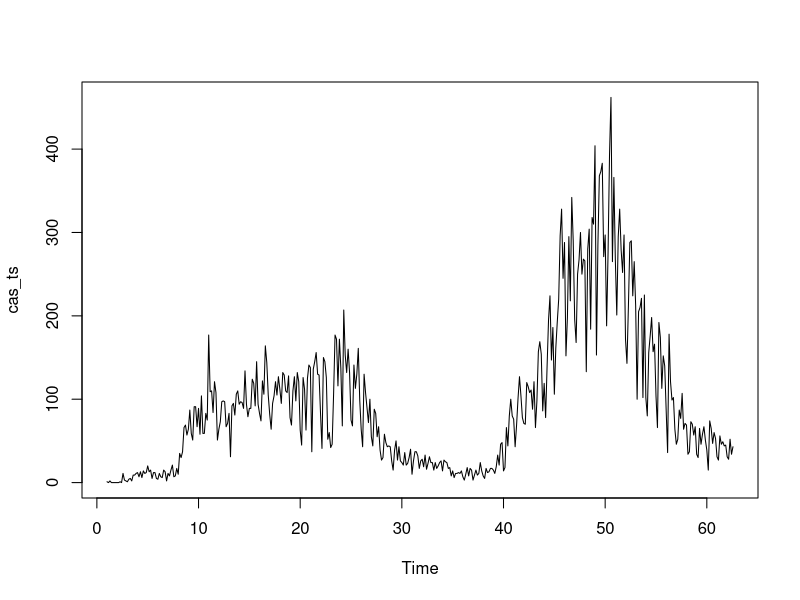
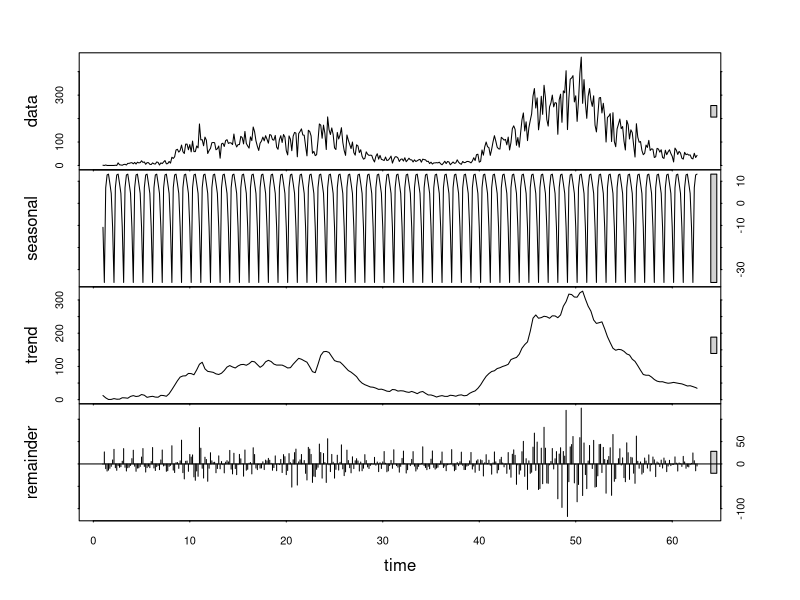
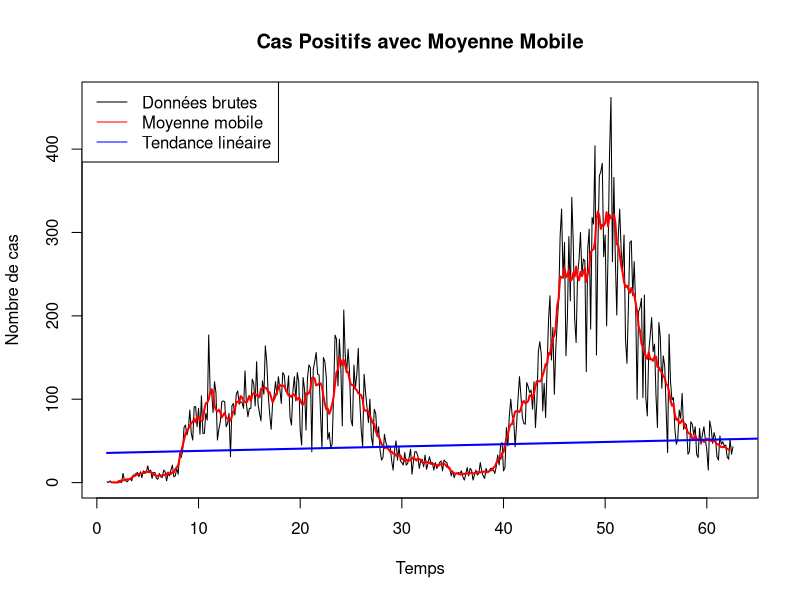
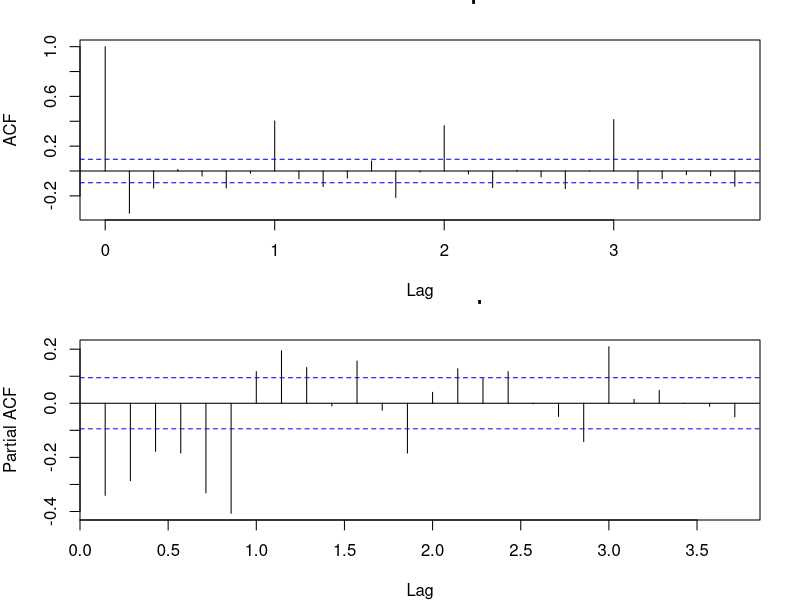
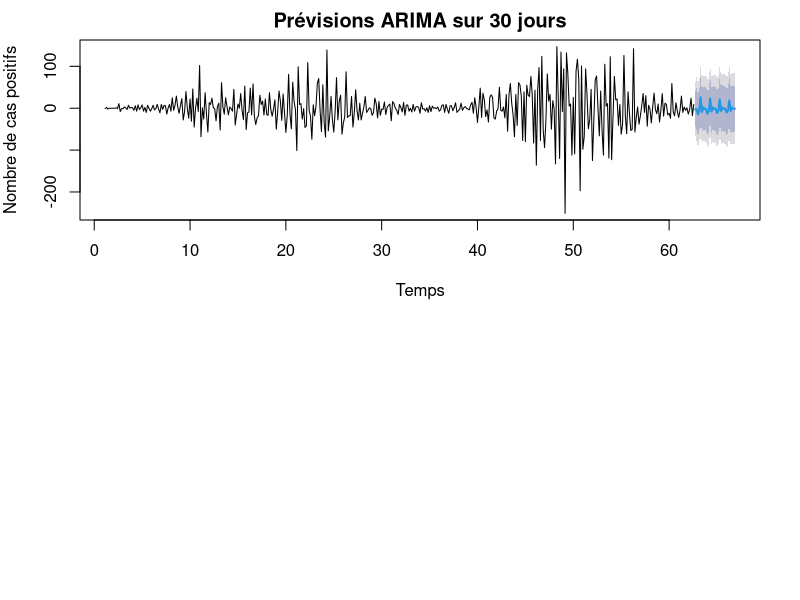
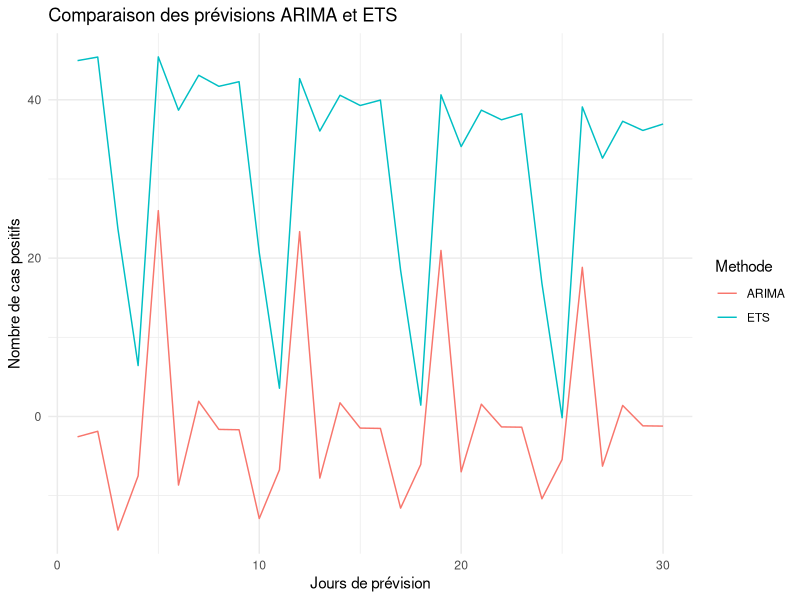

Write the R code that produced these figures, in order.
## ---- chunk 1
#| warning: false
#| message: false

# Import des packages nécessaires
library(forecast)
library(ggplot2)
library(tseries)
library(tidyr)

# Import des données
data <- read.csv("base_covid19.csv", header=TRUE, sep=";")

# Création de la série temporelle
cas_ts <- ts(data$CasPositif, frequency=7)

# Visualisation de la serie

plot(cas_ts)
## ---- chunk 2
#| fig.width: 10
#| fig.height: 6

# Décomposition STL
decomposition <- stl(cas_ts, s.window="periodic")
plot(decomposition)
## ---- chunk 3
#| fig.width: 10
#| fig.height: 6

# Calcul de la moyenne mobile
mm_7 <- ma(cas_ts, order=7)

# Visualisation avec moyenne mobile
plot(cas_ts, main="Cas Positifs avec Moyenne Mobile", 
     ylab="Nombre de cas", xlab="Temps")
lines(mm_7, col="red", lwd=2)

# Ajout de la tendance linéaire
temps <- 1:length(cas_ts)
modele_lineaire <- lm(as.vector(cas_ts) ~ temps)
lines(temps, predict(modele_lineaire), col="blue", lwd=2)
legend("topleft", legend=c("Données brutes", "Moyenne mobile", "Tendance linéaire"), 
       col=c("black", "red", "blue"), lty=1)
## ---- chunk 4
summary(modele_lineaire)
## ---- chunk 5
# Test sur série originale
adf_test <- adf.test(cas_ts)
print("Test ADF sur série originale :")
print(adf_test)

# Test sur série différenciée
cas_diff <- diff(cas_ts)
adf_test_diff <- adf.test(cas_diff)
print("Test ADF sur série différenciée :")
print(adf_test_diff)
## ---- chunk 6
#| fig.width: 10
#| fig.height: 8

par(mfrow=c(2,1))
par(mar=c(4,4,2,2))
acf(cas_diff, main="ACF des différences premières")
pacf(cas_diff, main="PACF des différences premières")
## ---- chunk 7
modele_auto <- auto.arima(cas_diff, seasonal=TRUE)
summary(modele_auto)
## ---- chunk 8
#| fig.width: 10
#| fig.height: 6

# Prévisions ARIMA
prev_arima <- forecast(modele_auto, h=30)
plot(prev_arima, main="Prévisions ARIMA sur 30 jours",
     xlab="Temps", ylab="Nombre de cas positifs")
## ---- chunk 9




## ---- chunk 10
#| fig.width: 10
#| fig.height: 6

# Modèle ETS
modele_ets <- ets(cas_ts)
prev_ets <- forecast(modele_ets, h=30)

# Préparation des données pour la comparaison
df_comparaison <- data.frame(
    Date = 1:30,
    ARIMA = as.numeric(prev_arima$mean),
    ETS = as.numeric(prev_ets$mean)
)

df_long <- pivot_longer(df_comparaison, 
                       cols = c("ARIMA", "ETS"),
                       names_to = "Methode", 
                       values_to = "Prevision")

# Visualisation comparative
ggplot(df_long, aes(x = Date, y = Prevision, color = Methode)) +
    geom_line() +
    labs(title = "Comparaison des prévisions ARIMA et ETS",
         x = "Jours de prévision",
         y = "Nombre de cas positifs") +
    theme_minimal()
## ---- chunk 11
print("Précision du modèle ARIMA :")
accuracy(prev_arima)

print("Précision du modèle ETS :")
accuracy(prev_ets)
